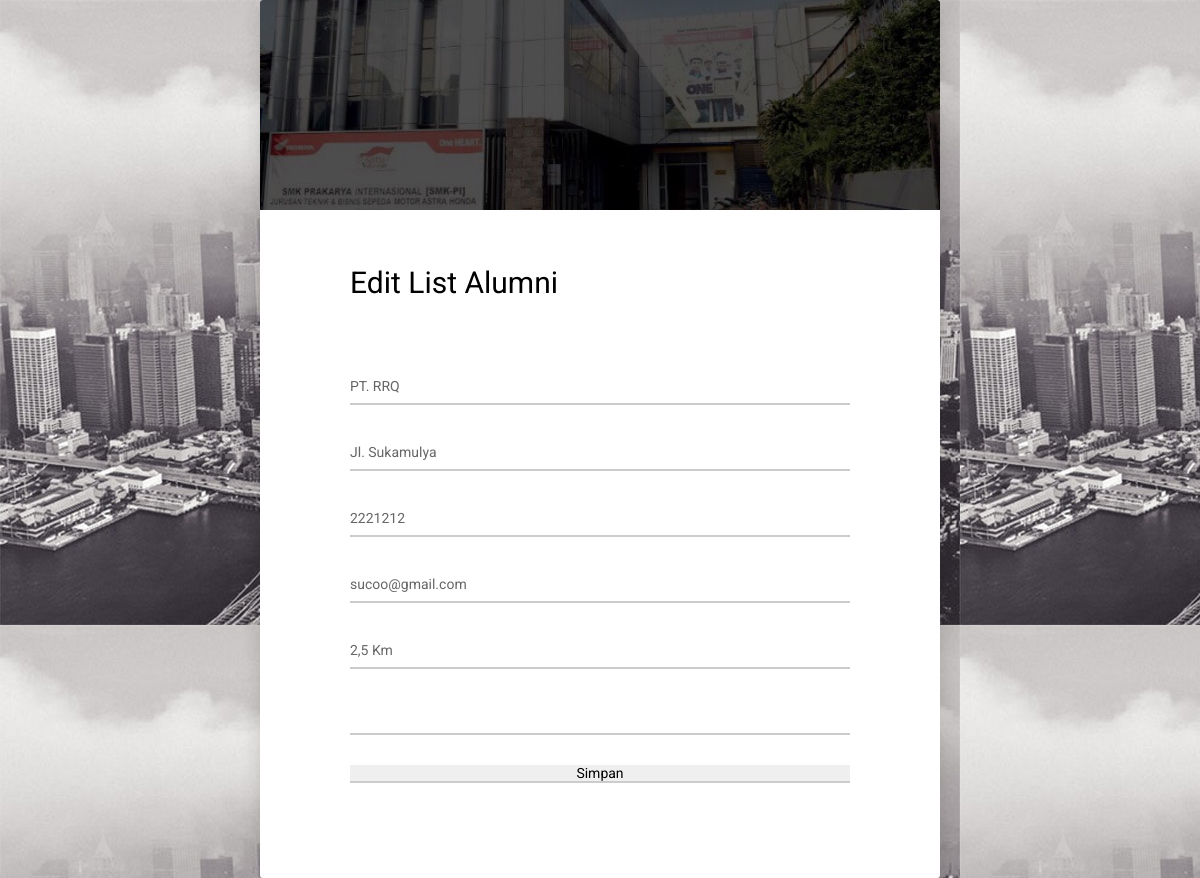
Page /admin/tambah_list_alumni/edit_list_alumni.php?id=3 on the committed database.
### tables this page shows
CREATE TABLE `tambah_alumni` (
  `id` int(11) NOT NULL,
  `nama` varchar(255) NOT NULL,
  `alamat` varchar(255) NOT NULL,
  `notelp` int(255) NOT NULL,
  `email` varchar(255) NOT NULL,
  `jarak` varchar(255) NOT NULL,
  `deskripsi` text NOT NULL
);

### admin/tambah_list_alumni/edit_list_alumni.php (the view, shortened to what this page needs)
<!DOCTYPE html>
<html lang="en">
<head>
    <link href="vendor/mdi-font/css/material-design-iconic-font.min.css" rel="stylesheet" media="all">
    <link href="vendor/font-awesome-4.7/css/font-awesome.min.css" rel="stylesheet" media="all">
    <link href="vendor/select2/select2.min.css" rel="stylesheet" media="all">
    <link href="vendor/datepicker/daterangepicker.css" rel="stylesheet" media="all">
    <link href="css/main.css" rel="stylesheet" media="all">
</head>
                    <?php include "../../koneksi.php"?>
<body background="images/bgku.jpg">
    <div class="bangsat">
        <div class="wrapper wrapper--w680">
            <div class="card card-1">
                <div class="card-heading"></div>
                <div class="card-body">
                <?php
				$id=$_GET['id'];
				$sql = "SELECT * FROM tambah_alumni WHERE id ='$id'";
				$query = mysqli_query($db_conn,$sql);
                $data = mysqli_fetch_array($query);
                ?>
                    <form action='aksi_edit_list.php' method='POST'>
                    <h2 class="title">Edit List Alumni</h2>
                    <p>  </p><br><br>
                        <div class="input-group">
                            <input class="input--style-1" type="text" value="<?php echo "$data[nama]"; ?>" id="nama" name="nama" required>
                        </div>
                        <div class="input-group">
                            <input class="input--style-1" type="text" value="<?php echo "$data[alamat]"; ?>" id="alamat" name="alamat" required>
                        </div>
                        <div class="input-group">
                            <input class="input--style-1" type="text" value="<?php echo "$data[notelp]"; ?>" id="notelp" name="notelp"required>
                        </div>
                        <div class="input-group">
                            <input class="input--style-1" type="email" value="<?php echo "$data[email]"; ?>" id="email" name="email"required>
                        </div>
                        <div class="input-group">
                            <input class="input--style-1" type="text" value="<?php echo "$data[jarak]"; ?>" id="jarak" name="jarak" required>
                        </div>
                        <div class="input-group">
                            <input class="input--style-1" type="text" value="<?php echo "$data[deskripsi]"; ?>" id="deskripsi" name="deskripsi" required>
                        </div>
                    <div class="input-group">
                       <td colspan="3">
                            <div align="center">
                            <input type='hidden' name='id' value="<?php echo "$data[id]"; ?>"><input type='submit' value='Simpan'>
                            </div>
                        </td>
                    </div>
                    </form>
                </div>
            </div>
        </div>
    </div>
</body>
</html>

### admin/tambah_list_alumni/css/main.css (style rules this page uses)
html { -webkit-box-sizing: border-box; -moz-box-sizing: border-box; box-sizing: border-box; }
* { padding: 0; margin: 0; }
*, *:before, *:after { -webkit-box-sizing: inherit; -moz-box-sizing: inherit; box-sizing: inherit; }
body, h1, h2, h3, h4, h5, h6, blockquote, p, pre, dl, dd, ol, ul, figure, hr, fieldset, legend { margin: 0; padding: 0; }
body { font-family: "Roboto", "Arial", "Helvetica Neue", sans-serif; font-weight: 400; font-size: 14px; }
h1, h2, h3, h4, h5, h6 { font-weight: 400; }
h2 { font-size: 30px; }
.bangsat { background-image: url("bg-head-01.jpg"); }
.wrapper { margin: 0 auto; }
.wrapper--w680 { max-width: 680px; }
input { outline: none; margin: 0; border: none; -webkit-box-shadow: none; -moz-box-shadow: none; box-shadow: none; width: 100%; font-size: 14px; font-family: inherit; }
.input-group { position: relative; margin-bottom: 30px; border-bottom: 2px solid #ccc; }
.input--style-1 { padding: 9px 0; color: #666; }
.title { margin-bottom: 37px; }
.card { overflow: hidden; -webkit-border-radius: 3px; -moz-border-radius: 3px; border-radius: 3px; background: #fff; }
.card-1 { -webkit-box-shadow: 0px 8px 20px 0px rgba(0, 0, 0, 0.15); -moz-box-shadow: 0px 8px 20px 0px rgba(0, 0, 0, 0.15); box-shadow: 0px 8px 20px 0px rgba(0, 0, 0, 0.15); }
.card-1 .card-heading { background: url("../images/gedungkp1baru.jpg") center center/cover no-repeat; padding-top: 210px; }
.card-1 .card-body { padding: 0 90px; padding-top: 55px; padding-bottom: 65px; }

### rows in the picture
tambah_alumni: nama "PT. RRQ", alamat "Jl. Sukamulya", notelp "2221212", email "sucoo@gmail.com", jarak "2,5 Km"
